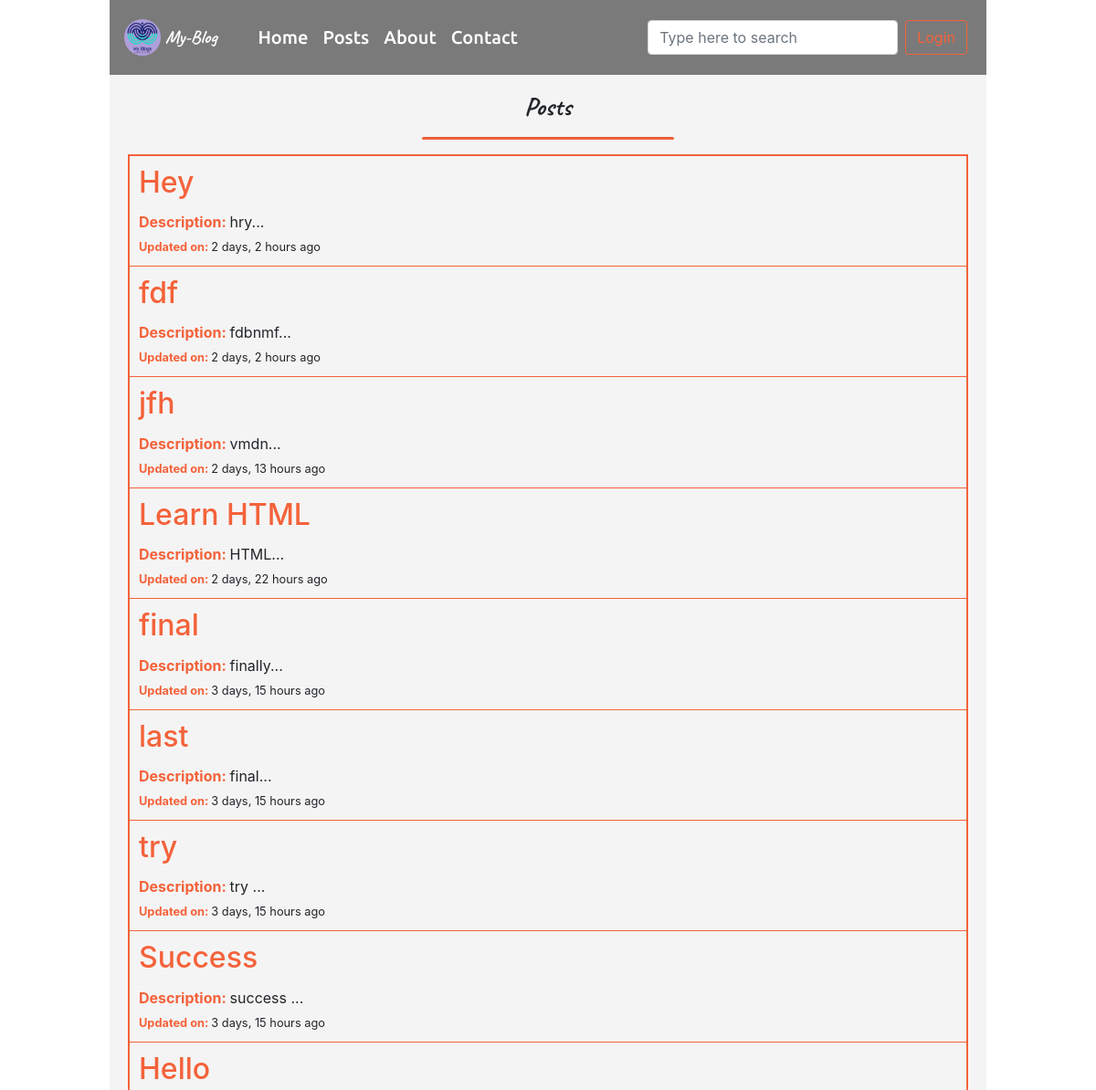
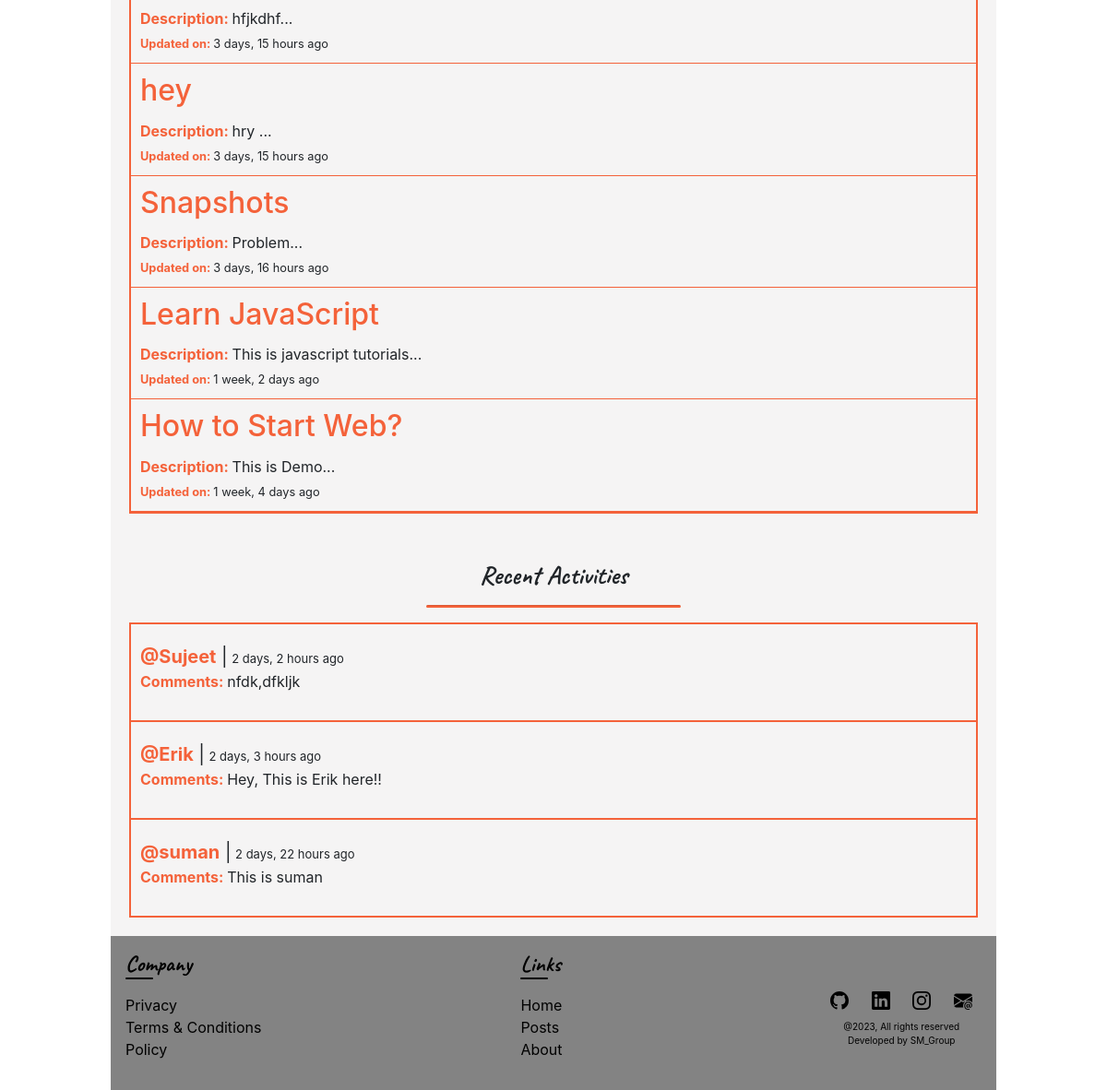
The app's page /all-posts/, older data (2 pictures, top to bottom).
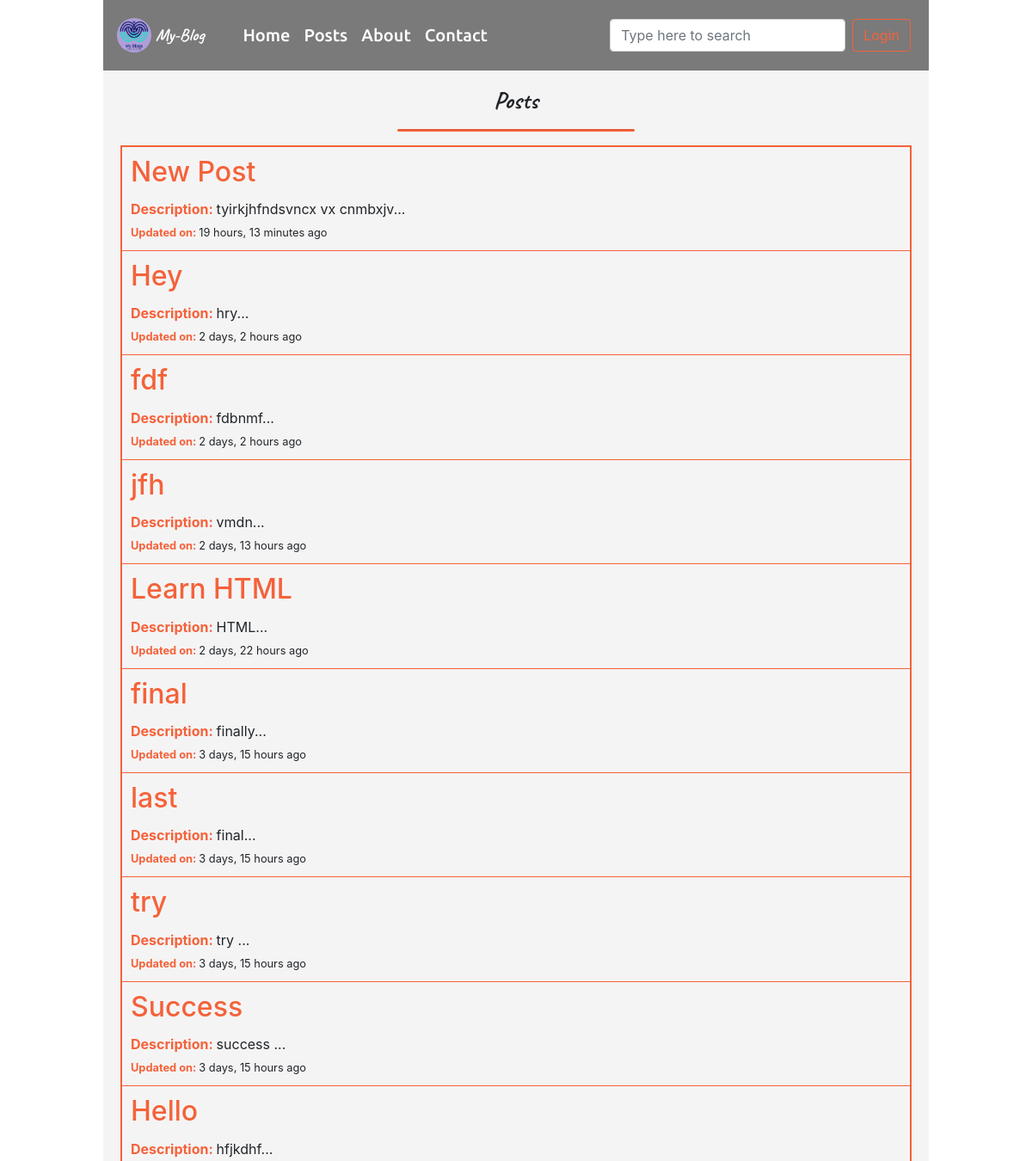
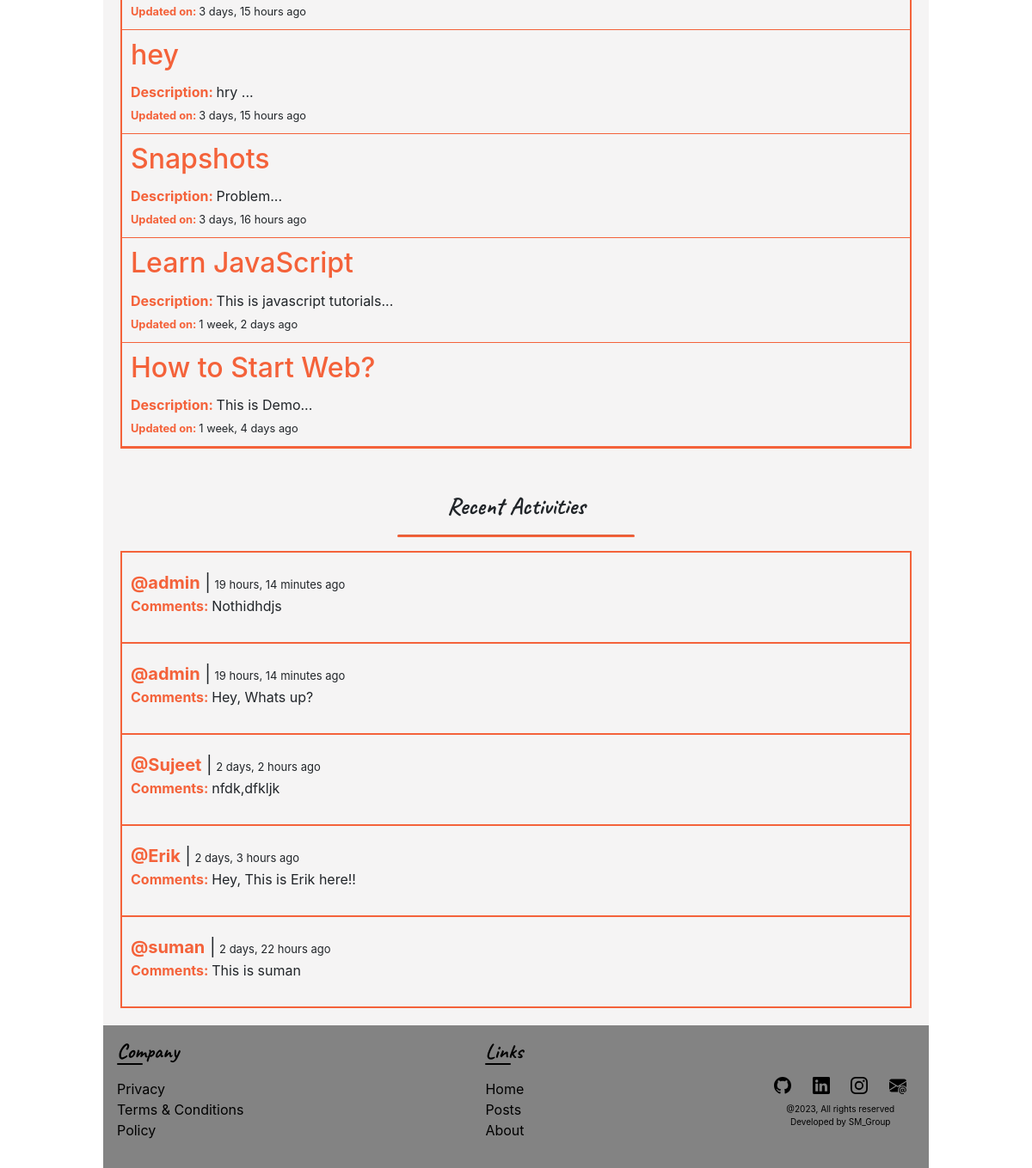
The same page, newer data (2 pictures, top to bottom).
### base/models.py (models this page shows, shortened)
class posts(models.Model):
    post_title = models.CharField(max_length=200)
    post_problem = models.CharField(max_length=200)
    post_image = models.ImageField(upload_to='images/')
    post_description = models.TextField()
    post_created = models.DateTimeField(auto_now_add=True)

class logginedUser(models.Model):
    user = models.ForeignKey(User, on_delete=models.CASCADE)
    user_query = models.TextField()
    user_created = models.DateTimeField(auto_now_add=True)

### base/views.py (the view)
# urls.py: path('all-posts/', views.post, name="post"),
def post(request):
    message = "Posts Is Not Available For This Query"
    users = logginedUser.objects.all().filter()[0:10]
    query = request.GET.get('q') if request.GET.get('q') != None else ''
    if query:
        total_post = posts.objects.filter(
            Q(post_title__icontains=query)
        )
    else:
        message = ""
        total_post = posts.objects.all().order_by('-post_created').filter()[0:30]
    context = {
        'total_post': total_post,
        'users': users,
        'message': message,
    }
    return render(request, 'post.html', context)

### templates/post.html (shortened to what this page needs)
{% extends "base.html" %}
{% block content %}
<section class="main-section">
    <div>
        <h3 class="main-heading">Posts</h3>
        <hr>
        <div class="post-container">
            <div class="main-post-container">
                {% if total_post %}
                {% for post in total_post %}
                <div class="main-post">
                    <h2 class="card-title"><a href="{% url 'displayPost' post.id %}">{{post.post_title}}</a></h2>
                    <p><strong>Description: </strong> {{post.post_description | slice:":100"}}...</p>
                    <small><strong>Updated on: </strong> {{post.post_created | timesince}} ago</small>
                </div>
                {% endfor %}
                {% else %}
                <div>
                    <p style="text-align: center;">{{message}}</p>
                </div>
                {% endif %}
            </div>
        </div>
        <div class="post-activity">
            <h3 class="main-heading">Recent Activities</h3>
            <hr>
            <div class="activity-container">
                {% for user in users reversed %}
                <div class="user-comments">
                    <div class="user-subcontainer">
                        <p>
                            <span class="user-name"><a href="{% url 'post' %}"><strong>@{{user.user}}</strong></a>
                                |</span>
                            <span style="font-size: 13px !important;">{{user.user_created | timesince}} ago</span>
                        </p>
                        <p><strong>Comments: </strong> {{user.user_query}}</p>
                    </div>
                </div>
                {% endfor %}
            </div>
        </div>
    </div>
</section>
{% endblock %}

Row changes from the older to the newer data that the page shows:
added posts: post_title "New Post", post_description "tyirkjhfndsvncx vx cnmbxjv", post_created "19 hours, 13 minutes"
added logginedUser: user "admin", user_created "19 hours, 14 minutes", user_query "Nothidhdjs"
added logginedUser: user "admin", user_created "19 hours, 14 minutes", user_query "Hey, Whats up?"
